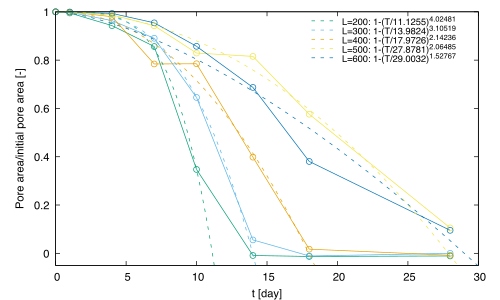

This chart was generated by the following gnuplot code:
# set term x11

set term pdfcairo enhanced
set output "pore-area-vs-t-average.pdf"

# set term png enhanced
# set output "pore-area-vs-t-average.png"

set size ratio 0.6
set xrange [0:30]
set yrange [-0.05:1]
set xlabel 't [day]'
set ylabel 'Pore area/initial pore area [-]'

set dummy t
L1(t) = a1 + b1*t + c1*t**2
fit L1(t) 'pore-coverage-average.dat' using 1:(1-0.01*$2) every ::2:0:4:0 via a1,b1,c1

A1(t) = (1 - t/tb1)**nu1
fit A1(t) 'pore-coverage-average.dat' using 1:(1-0.01*$2) every ::2:0:6:0 via tb1,nu1 

B1(t) = 1-(t/btb1)**bnu1
fit B1(t) 'pore-coverage-average.dat' using 1:(1-0.01*$2) every ::2:0:4:0 via btb1,bnu1

B2(t) = 1-(t/btb2)**bnu2
fit B2(t) 'pore-coverage-average.dat' using 1:(1-0.01*$2) every ::0:1:4:1 via btb2,bnu2

B3(t) = 1-(t/btb3)**bnu3
fit B3(t) 'pore-coverage-average.dat' using 1:(1-0.01*$2) every ::0:2:5:2 via btb3,bnu3

B4(t) = 1-(t/btb4)**bnu4
fit B4(t) 'pore-coverage-average.dat' using 1:(1-0.01*$2) every ::1:3:6:3 via btb4,bnu4

B5(t) = 1-(t/btb5)**bnu5
fit B5(t) 'pore-coverage-average.dat' using 1:(1-0.01*$2) every ::1:4:7:4 via btb5,bnu5 # ::1:4:6:4


# set dummy L
# Tb(L) = t0 + m0*L
# Tb_orig(L) = m1*L
# fit Tb(L) 'Tbridge_vs_L_exp.dat' using 1:2 via t0, m0
# fit Tb_orig(L) 'Tbridge_vs_L_exp.dat' using 1:2 via m1

# set title 'Fits: T_b(L) = t_0 + m L'
set key top right Left reverse font "default,10"
plot 'pore-coverage-average.dat' using 1:(1-0.01*$2):($3/100) with linespoints title '' lc variable pt 6 pi 1 ps 0.7,\
	 B1(t) with lines title sprintf('L=200: 1-(T/%g)^{%g}', btb1, bnu1) dt 2 lc 2,\
	 B2(t) with lines title sprintf('L=300: 1-(T/%g)^{%g}', btb2, bnu2) dt 2 lc 3,\
	 B3(t) with lines title sprintf('L=400: 1-(T/%g)^{%g}', btb3, bnu3) dt 2 lc 4,\
	 B4(t) with lines title sprintf('L=500: 1-(T/%g)^{%g}', btb4, bnu4) dt 2 lc 5,\
	 B5(t) with lines title sprintf('L=600: 1-(T/%g)^{%g}', btb5, bnu5) dt 2 lc 6
	 # L1(t) with lines title sprintf('fit: %g + %g*t + %g*t^2', a1,b1,c1) lc rgb 'blue',\
	 # A1(t) with lines title sprintf('fit: (1-T/%g)**{%g}', tb1, nu1) lc rgb 'black',\

unset output
